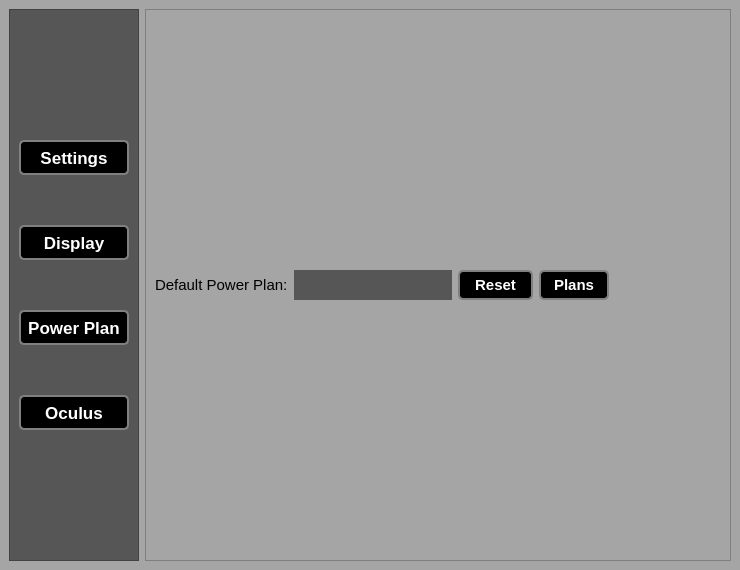
<?xml version="1.0" encoding="UTF-8"?>
<ui version="4.0">
 <class>MainWindow</class>
 <widget class="QMainWindow" name="MainWindow">
  <property name="geometry">
   <rect>
    <x>0</x>
    <y>0</y>
    <width>740</width>
    <height>570</height>
   </rect>
  </property>
  <property name="minimumSize">
   <size>
    <width>740</width>
    <height>570</height>
   </size>
  </property>
  <property name="maximumSize">
   <size>
    <width>740</width>
    <height>570</height>
   </size>
  </property>
  <property name="windowTitle">
   <string>Settings</string>
  </property>
  <property name="styleSheet">
   <string notr="true">background-color: rgb(165, 165, 165);</string>
  </property>
  <widget class="QWidget" name="centralwidget">
   <layout class="QGridLayout" name="gridLayout">
    <item row="0" column="0" alignment="Qt::AlignLeft">
     <widget class="QScrollArea" name="scrollArea">
      <property name="sizePolicy">
       <sizepolicy hsizetype="Preferred" vsizetype="Expanding">
        <horstretch>0</horstretch>
        <verstretch>0</verstretch>
       </sizepolicy>
      </property>
      <property name="minimumSize">
       <size>
        <width>130</width>
        <height>0</height>
       </size>
      </property>
      <property name="styleSheet">
       <string notr="true">background-color: rgb(86, 86, 86);</string>
      </property>
      <property name="widgetResizable">
       <bool>true</bool>
      </property>
      <widget class="QWidget" name="scrollAreaWidgetContents">
       <property name="geometry">
        <rect>
         <x>0</x>
         <y>0</y>
         <width>128</width>
         <height>550</height>
        </rect>
       </property>
       <layout class="QVBoxLayout" name="verticalLayout_2">
        <item>
         <layout class="QVBoxLayout" name="verticalLayout">
          <property name="spacing">
           <number>50</number>
          </property>
          <item>
           <widget class="QPushButton" name="settingsBtn">
            <property name="minimumSize">
             <size>
              <width>0</width>
              <height>35</height>
             </size>
            </property>
            <property name="cursor">
             <cursorShape>PointingHandCursor</cursorShape>
            </property>
            <property name="styleSheet">
             <string notr="true">background-color: rgb(0, 0, 0);
color: rgb(255, 255, 255);
font-size:17px;
font-weight:800;
border: 2px solid grey;
border-radius: 5px;</string>
            </property>
            <property name="text">
             <string>Settings</string>
            </property>
           </widget>
          </item>
          <item>
           <widget class="QPushButton" name="displayBtn">
            <property name="sizePolicy">
             <sizepolicy hsizetype="Expanding" vsizetype="Fixed">
              <horstretch>0</horstretch>
              <verstretch>0</verstretch>
             </sizepolicy>
            </property>
            <property name="minimumSize">
             <size>
              <width>0</width>
              <height>35</height>
             </size>
            </property>
            <property name="font">
             <font>
              <pointsize>-1</pointsize>
              <weight>99</weight>
              <bold>true</bold>
             </font>
            </property>
            <property name="cursor">
             <cursorShape>PointingHandCursor</cursorShape>
            </property>
            <property name="styleSheet">
             <string notr="true">background-color: rgb(0, 0, 0);
color: rgb(255, 255, 255);
font-size:17px;
font-weight:800;
border: 2px solid grey;
border-radius: 5px;</string>
            </property>
            <property name="text">
             <string>Display</string>
            </property>
           </widget>
          </item>
          <item>
           <widget class="QPushButton" name="powerPlanBtn">
            <property name="minimumSize">
             <size>
              <width>0</width>
              <height>35</height>
             </size>
            </property>
            <property name="font">
             <font>
              <pointsize>-1</pointsize>
              <weight>99</weight>
              <bold>true</bold>
             </font>
            </property>
            <property name="cursor">
             <cursorShape>PointingHandCursor</cursorShape>
            </property>
            <property name="styleSheet">
             <string notr="true">background-color: rgb(0, 0, 0);
color: rgb(255, 255, 255);
font-size:17px;
font-weight:800;
border: 2px solid grey;
border-radius: 5px;</string>
            </property>
            <property name="text">
             <string>Power Plan</string>
            </property>
           </widget>
          </item>
          <item>
           <widget class="QPushButton" name="oculusBtn">
            <property name="minimumSize">
             <size>
              <width>0</width>
              <height>35</height>
             </size>
            </property>
            <property name="font">
             <font>
              <pointsize>-1</pointsize>
              <weight>99</weight>
              <bold>true</bold>
             </font>
            </property>
            <property name="cursor">
             <cursorShape>PointingHandCursor</cursorShape>
            </property>
            <property name="styleSheet">
             <string notr="true">background-color: rgb(0, 0, 0);
color: rgb(255, 255, 255);
font-size:17px;
font-weight:800;
border: 2px solid grey;
border-radius: 5px;</string>
            </property>
            <property name="text">
             <string>Oculus</string>
            </property>
           </widget>
          </item>
         </layout>
        </item>
       </layout>
      </widget>
     </widget>
    </item>
    <item row="0" column="1">
     <widget class="QFrame" name="frame">
      <property name="sizePolicy">
       <sizepolicy hsizetype="Expanding" vsizetype="Expanding">
        <horstretch>0</horstretch>
        <verstretch>0</verstretch>
       </sizepolicy>
      </property>
      <property name="frameShape">
       <enum>QFrame::StyledPanel</enum>
      </property>
      <property name="frameShadow">
       <enum>QFrame::Raised</enum>
      </property>
      <layout class="QGridLayout" name="gridLayout_2">
       <item row="0" column="0">
        <layout class="QGridLayout" name="gridLayout_3">
         <item row="0" column="0">
          <widget class="QLabel" name="defaultPowerPlanLabel">
           <property name="sizePolicy">
            <sizepolicy hsizetype="Fixed" vsizetype="Fixed">
             <horstretch>0</horstretch>
             <verstretch>0</verstretch>
            </sizepolicy>
           </property>
           <property name="font">
            <font>
             <pointsize>11</pointsize>
            </font>
           </property>
           <property name="text">
            <string>Default Power Plan:</string>
           </property>
          </widget>
         </item>
         <item row="0" column="1">
          <widget class="QLabel" name="defaultPowerPlanTxtBox">
           <property name="sizePolicy">
            <sizepolicy hsizetype="Expanding" vsizetype="Preferred">
             <horstretch>0</horstretch>
             <verstretch>0</verstretch>
            </sizepolicy>
           </property>
           <property name="minimumSize">
            <size>
             <width>158</width>
             <height>30</height>
            </size>
           </property>
           <property name="maximumSize">
            <size>
             <width>200</width>
             <height>200</height>
            </size>
           </property>
           <property name="font">
            <font>
             <pointsize>11</pointsize>
            </font>
           </property>
           <property name="cursor">
            <cursorShape>ForbiddenCursor</cursorShape>
           </property>
           <property name="styleSheet">
            <string notr="true">background-color: rgb(86, 86, 86);
color: rgb(255, 255, 255);</string>
           </property>
           <property name="text">
            <string/>
           </property>
          </widget>
         </item>
        </layout>
       </item>
       <item row="0" column="1">
        <widget class="QPushButton" name="resetBtn">
         <property name="minimumSize">
          <size>
           <width>75</width>
           <height>30</height>
          </size>
         </property>
         <property name="maximumSize">
          <size>
           <width>75</width>
           <height>30</height>
          </size>
         </property>
         <property name="font">
          <font>
           <pointsize>-1</pointsize>
           <weight>99</weight>
           <bold>true</bold>
          </font>
         </property>
         <property name="cursor">
          <cursorShape>PointingHandCursor</cursorShape>
         </property>
         <property name="styleSheet">
          <string notr="true">background-color: rgb(0, 0, 0);
color: rgb(255, 255, 255);
font-size:15px;
font-weight:800;
border: 2px solid grey;
border-radius: 5px;</string>
         </property>
         <property name="text">
          <string>Reset</string>
         </property>
        </widget>
       </item>
       <item row="0" column="3">
        <spacer name="horizontalSpacer">
         <property name="orientation">
          <enum>Qt::Horizontal</enum>
         </property>
         <property name="sizeHint" stdset="0">
          <size>
           <width>40</width>
           <height>20</height>
          </size>
         </property>
        </spacer>
       </item>
       <item row="0" column="2">
        <widget class="QPushButton" name="plansBtn">
         <property name="minimumSize">
          <size>
           <width>70</width>
           <height>30</height>
          </size>
         </property>
         <property name="maximumSize">
          <size>
           <width>200</width>
           <height>30</height>
          </size>
         </property>
         <property name="cursor">
          <cursorShape>PointingHandCursor</cursorShape>
         </property>
         <property name="styleSheet">
          <string notr="true">background-color: rgb(0, 0, 0);
color: rgb(255, 255, 255);
font-size:15px;
font-weight:800;
border: 2px solid grey;
border-radius: 5px;</string>
         </property>
         <property name="text">
          <string>Plans</string>
         </property>
        </widget>
       </item>
      </layout>
     </widget>
    </item>
   </layout>
  </widget>
 </widget>
 <resources/>
 <connections/>
</ui>
